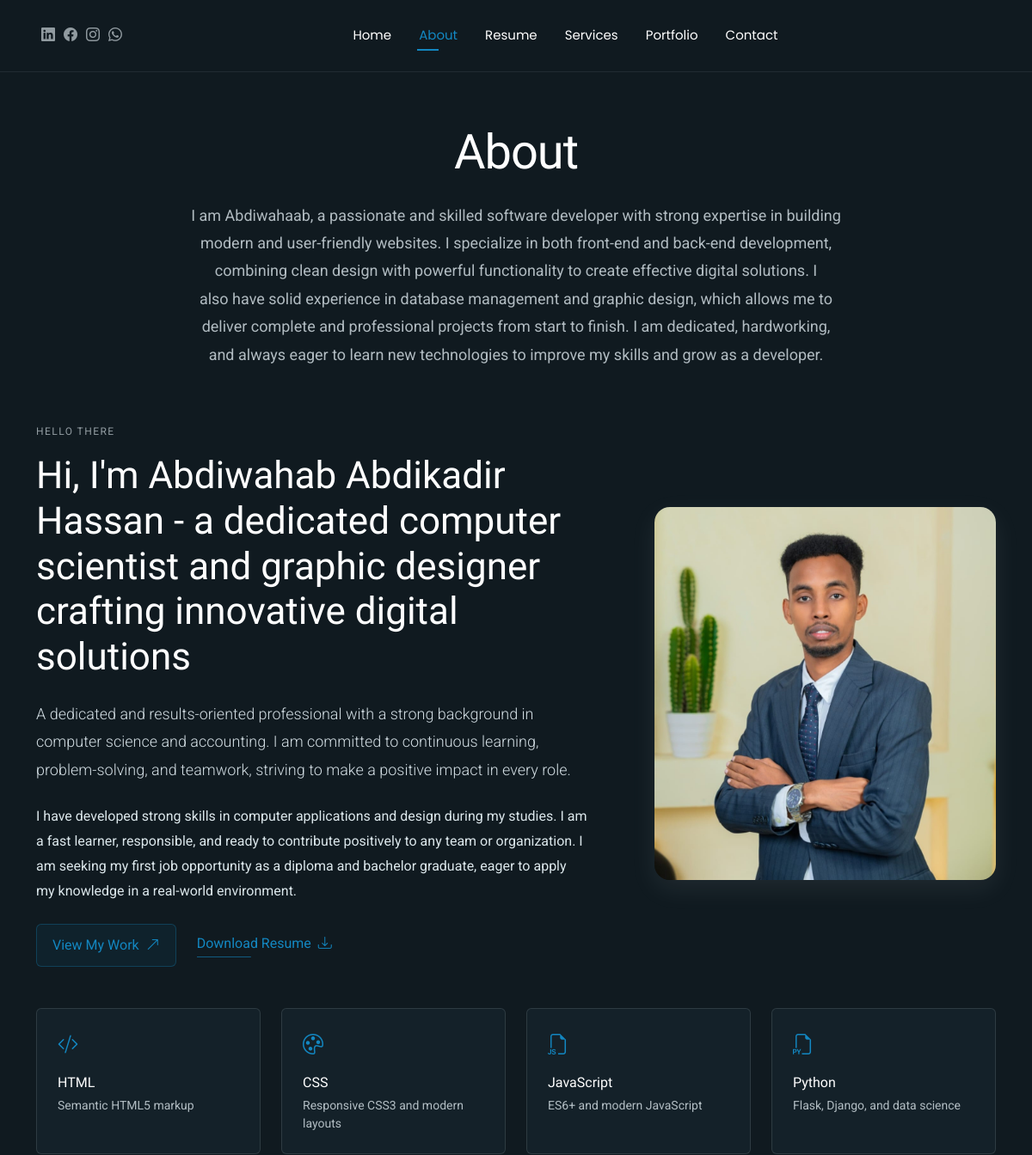
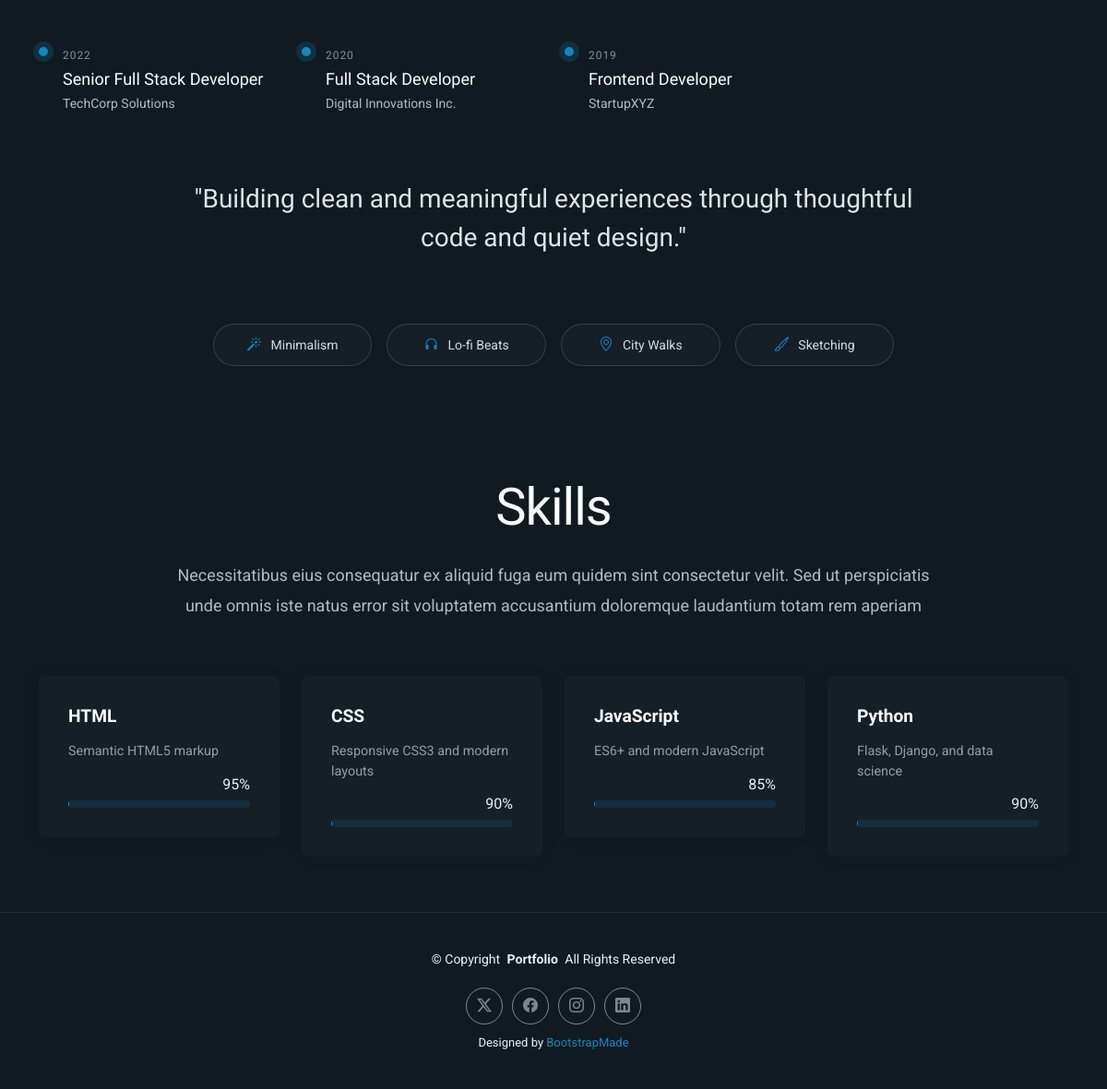
/about, run on the app's committed database (2 pictures, top to bottom).
### app.py (models this page shows)
class Skill(db.Model):
    id = db.Column(db.Integer, primary_key=True)
    name = db.Column(db.String(100), nullable=False)
    category = db.Column(db.String(50), nullable=False)
    proficiency = db.Column(db.Integer, nullable=False)  # 0-100
    description = db.Column(db.Text)
    icon = db.Column(db.String(100))
    created_at = db.Column(db.DateTime, default=datetime.utcnow)

class Experience(db.Model):
    id = db.Column(db.Integer, primary_key=True)
    title = db.Column(db.String(200), nullable=False)
    company = db.Column(db.String(200), nullable=False)
    location = db.Column(db.String(200))
    start_date = db.Column(db.Date, nullable=False)
    end_date = db.Column(db.Date)
    current = db.Column(db.Boolean, default=False)
    description = db.Column(db.Text)
    achievements = db.Column(db.Text)  # JSON string
    created_at = db.Column(db.DateTime, default=datetime.utcnow)

### app.py (the view)
@app.route('/about')
def about():
    skills = Skill.query.all()
    experiences = Experience.query.order_by(Experience.start_date.desc()).all()
    educations = Education.query.order_by(Education.start_date.desc()).all()
    return render_template('about.html', skills=skills, experiences=experiences, educations=educations)

### templates/about.html (shortened to what this page needs)
{% extends "base.html" %}
{% block body_class %}about-page{% endblock %}
{% block content %}
<section id="about" class="about section">
  <div class="container section-title" data-aos="fade-up">
    <h2>About</h2>
    <p>I am Abdiwahaab, a passionate and skilled software developer with strong expertise in building modern and user-friendly websites. I specialize in both front-end and back-end development, combining clean design with powerful functionality to create effective digital solutions. I also have solid experience in database management and graphic design, which allows me to deliver complete and professional projects from start to finish. I am dedicated, hardworking, and always eager to learn new technologies to improve my skills and grow as a developer.</p>
  </div>
  <div class="container" data-aos="fade-up" data-aos-delay="100">
    <div class="row align-items-center justify-content-between gy-5 mb-5">
      <div class="col-lg-7" data-aos="fade-right" data-aos-delay="150">
        <div class="intro-content">
          <span class="eyebrow">Hello there</span>
          <h2 class="headline">Hi, I'm Abdiwahab Abdikadir Hassan - a dedicated computer scientist and graphic designer crafting innovative digital solutions</h2>
          <p class="lead">A dedicated and results-oriented professional with a strong background in computer science and accounting. I am committed to continuous learning, problem-solving, and teamwork, striving to make a positive impact in every role.</p>
          <p>I have developed strong skills in computer applications and design during my studies. I am a fast learner, responsible, and ready to contribute positively to any team or organization. I am seeking my first job opportunity as a diploma and bachelor graduate, eager to apply my knowledge in a real-world environment.</p>
          <div class="cta-group">
            <a href="{{ url_for('portfolio') }}" class="btn-ghost">View My Work <i class="bi bi-arrow-up-right"></i></a>
            <a href="#" class="link-underline">Download Resume <i class="bi bi-download"></i></a>
          </div>
        </div>
      </div>
      <div class="col-lg-5" data-aos="zoom-in" data-aos-delay="250">
        <figure class="profile-figure text-center text-lg-end">
          <img src="{{ url_for('static', filename='assets/img/profile/profile-square-11.webp') }}" alt="Portrait of Brandon" class="img-fluid profile-photo">
        </figure>
      </div>
    </div>
    {% if skills %}
    <div class="mb-5">
      <div class="row g-4">
        {% for skill in skills[:4] %}
        <div class="col-6 col-md-4 col-lg-3" data-aos="fade-up" data-aos-delay="{{ loop.index * 60 + 120 }}">
          <div class="skill-item">
            {% if skill.icon %}<i class="{{ skill.icon }}"></i>{% else %}<i class="bi bi-code-slash"></i>{% endif %}
            <h3>{{ skill.name }}</h3>
            <p>{{ skill.description or 'Professional skill in ' + skill.name }}</p>
          </div>
        </div>
        {% endfor %}
      </div>
    </div>
    {% endif %}
    {% if experiences %}
    <div class="mb-5">
      <div class="row g-4">
        {% for exp in experiences[:4] %}
        <div class="col-md-6 col-lg-3" data-aos="fade-up" data-aos-delay="{{ loop.index * 60 + 120 }}">
          <article class="timeline-item">
            <span class="dot"></span>
            <time>{{ exp.start_date.year }}</time>
            <h4>{{ exp.title }}</h4>
            <p>{{ exp.company }}</p>
          </article>
        </div>
        {% endfor %}
      </div>
    </div>
    {% endif %}
    <blockquote class="personal-quote text-center mb-5" data-aos="fade-down" data-aos-delay="200">
      <p>"Building clean and meaningful experiences through thoughtful code and quiet design."</p>
    </blockquote>
    <div class="row g-3 justify-content-center">
      <div class="col-6 col-md-3 col-lg-2" data-aos="zoom-in" data-aos-delay="120">
        <div class="fact-pill"><i class="bi bi-magic"></i><span>Minimalism</span></div>
      </div>
      <div class="col-6 col-md-3 col-lg-2" data-aos="zoom-in" data-aos-delay="160">
        <div class="fact-pill"><i class="bi bi-headphones"></i><span>Lo-fi Beats</span></div>
      </div>
      <div class="col-6 col-md-3 col-lg-2" data-aos="zoom-in" data-aos-delay="200">
        <div class="fact-pill"><i class="bi bi-geo-alt"></i><span>City Walks</span></div>
      </div>
      <div class="col-6 col-md-3 col-lg-2" data-aos="zoom-in" data-aos-delay="240">
        <div class="fact-pill"><i class="bi bi-brush"></i><span>Sketching</span></div>
      </div>
    </div>
  </div>
</section>
{% if skills %}
<section id="skills" class="skills section">
  <div class="container section-title" data-aos="fade-up">
    <h2>Skills</h2>
    <p>Necessitatibus eius consequatur ex aliquid fuga eum quidem sint consectetur velit. Sed ut perspiciatis unde omnis iste natus error sit voluptatem accusantium doloremque laudantium totam rem aperiam</p>
  </div>
  <div class="container" data-aos="fade-up" data-aos-delay="100">
    <div class="row g-4 skills-animation">
      {% for skill in skills[:4] %}
      <div class="col-md-6 col-lg-3" data-aos="fade-up" data-aos-delay="{{ loop.index * 100 + 100 }}">
        <div class="skill-box">
          <h3>{{ skill.name }}</h3>
          <p>{{ skill.description or 'Professional skill in ' + skill.name }}</p>
          <span class="text-end d-block">{{ skill.proficiency }}%</span>
          <div class="progress">
          </div>
        </div>
      </div>
      {% endfor %}
    </div>
  </div>
</section>
{% endif %}
{% endblock %}

### data on the page
Skill: name "HTML", description "Semantic HTML5 markup", proficiency "95"
Skill: name "CSS", description "Responsive CSS3 and modern layouts", proficiency "90"
Skill: name "JavaScript", description "ES6+ and modern JavaScript", proficiency "85"
Skill: name "Python", description "Flask, Django, and data science", proficiency "90"
Experience: start_date.year "2022", title "Senior Full Stack Developer", company "TechCorp Solutions"
Experience: start_date.year "2020", title "Full Stack Developer", company "Digital Innovations Inc."
Experience: start_date.year "2019", title "Frontend Developer", company "StartupXYZ"
